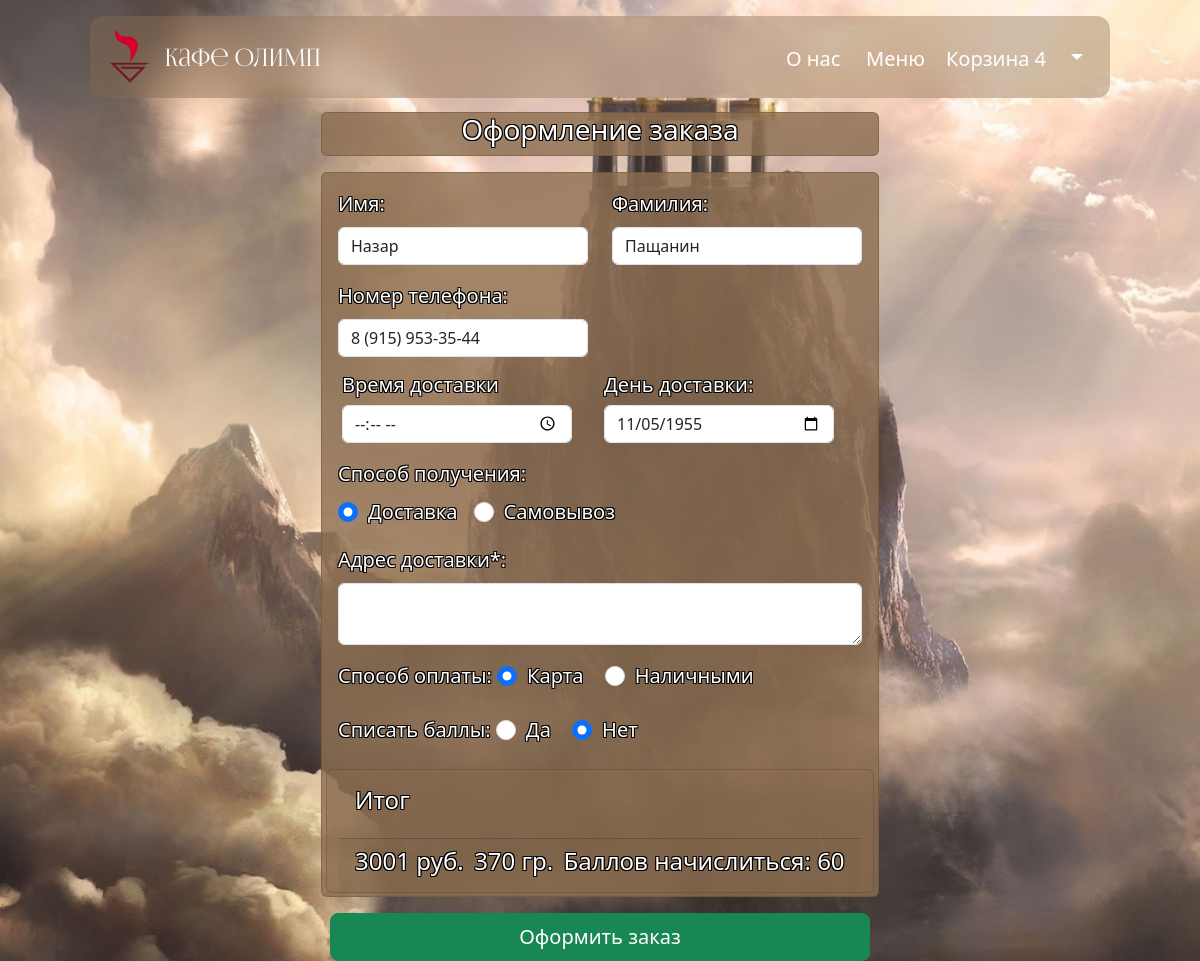
Before: /orders/create_order/ (signed in) with the older database file.
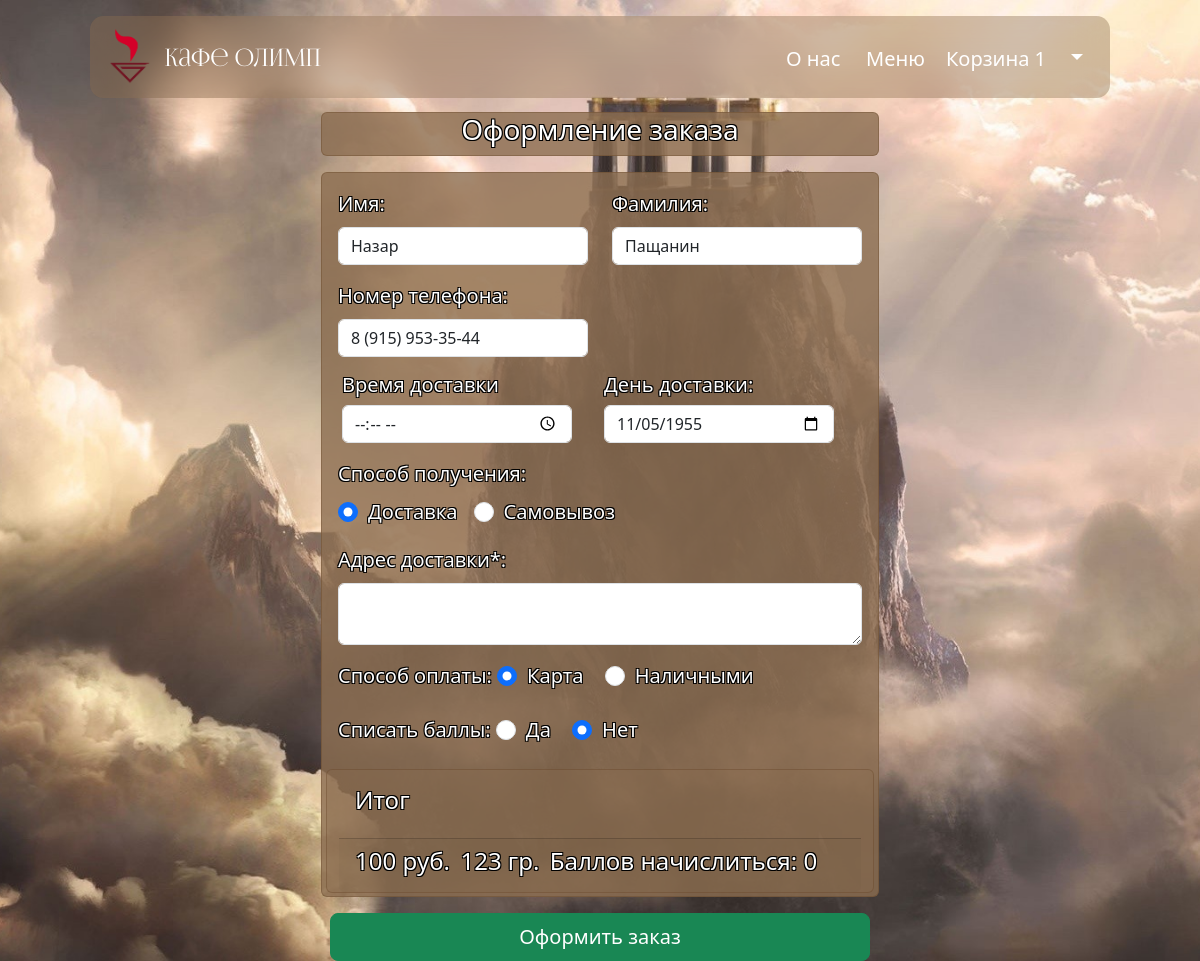
After: the same page with the newer database file.
### users/models.py (models this page shows)
class User(AbstractUser):
    phone_number = PhoneNumberField(blank=True, unique=True, verbose_name="Номер телефона")
    loyalty_program = models.PositiveIntegerField(verbose_name="Баллы программы лояльности", default=0)

### products/models.py (models this page shows, shortened)
class Basket(models.Model):
    user = models.ForeignKey(to=User, on_delete=models.CASCADE)
    product = models.ForeignKey(to=Product, on_delete=models.CASCADE)
    quantity = models.PositiveSmallIntegerField(default=0)
    created_timestamp = models.DateTimeField(auto_now_add=True)
    objects = BasketQuerySet.as_manager()
    def sum_price(self):
        sum_price = self.product.price * self.quantity
        return sum_price
    def sum_weight(self):
        return self.product.weight * self.quantity

class Product(models.Model):
    name = models.CharField(max_length=256, verbose_name="Название")
    slug = models.SlugField(max_length=200, unique=True, blank=True, null=True, verbose_name='URL')
    description = models.TextField()
    price = models.DecimalField(max_digits=8, decimal_places=0, verbose_name="Цена")  # знаки после запятой и количество цифр в цене
    weight = models.DecimalField(max_digits=8, decimal_places=0, verbose_name="Вес")  # знаки после запятой и количество цифр в весе
    on_or_off = models.BooleanField(default=True, verbose_name="Продаётся")
    image = models.ImageField(upload_to='products_images')
    category = models.ForeignKey(to=ProductCategory, on_delete=models.PROTECT, verbose_name="Категория")
    class Meta:
        db_table = 'product'
        verbose_name = 'Продукт'
        verbose_name_plural = 'Продукты'
        ordering = ("id",)

### orders/views.py (the view)
# urls.py: path('create_order/', views.create_order, name='create_order'),
@login_required
def create_order(request):
    if request.method == 'POST':
        form = CreateOrderForm(data=request.POST)
        if form.is_valid():
            print(form.errors)
            try:
                with (((transaction.atomic()))):
                    user = request.user
                    basket_items = Basket.objects.filter(user=user)
                    if basket_items.exists():
                        order = Order.objects.create(
                            user=user,
                            phone_number=form.cleaned_data['phone_number'],
                            requires_delivery=form.cleaned_data['requires_delivery'],
                            delivery_address=form.cleaned_data['delivery_address'],
                            payment_on_get=form.cleaned_data['payment_on_get'],
                            deduct_points=form.cleaned_data['deduct_points'],
                            delivery_datetime=datetime.combine(form.cleaned_data['delivery_date'],
                                                               form.cleaned_data['delivery_time'])
                        )
                        for basket_item in basket_items:
                            product = basket_item.product
                            name = basket_item.product.name
                            price = basket_item.product.sell_price()
                            quantity = basket_item.quantity
                            weight = basket_item.product.weight
                            OrderItem.objects.create(
                                order=order,
                                product=product,
                                name=name,
                                price=price,
                                quantity=quantity,
                                weight=weight,
                            )
                            product.save()
                        if int(order.deduct_points) == 0:
                            order.total_cost = basket_total_sum_price(user)
                            order.save()
                        elif int(order.deduct_points) == 1:
                            order.total_cost = basket_total_sum_price2(user)
                            order.save()
                        baskets = Basket.objects.filter(user=user)
                        point = User.objects.get(id=user.id)
                        summing = BasketQuerySet.total_sum_price(baskets)
                        points = viewing_points(user)
                        if int(order.deduct_points) == 0:
                            point.loyalty_program = points
                        elif int(order.deduct_points) == 1:
                            if summing >= points:
                                point.loyalty_program = 0
                            elif summing < points:
                                point.loyalty_program = points - summing
                        point.save()
                        if order.payment_on_get == '0':
                            k = [i.product.name for i in basket_items]
                            text = ''
                            for i in range(len(k)):
                                text += str(k[i]) + ', '
                            text = text[:-2]
                            description = ' Номер заказа: ' + str(order.id) + ';' + ' Время доставки: ' + str(
                                order.delivery_datetime) + ';' + ' Список покупок: ' + text
                            urls = generate_payment_link(merchant_login=str('Cafe-Olimp'),
                                                         merchant_password_1=str('VKH6zCyE5mFL5iv5f8QV'),
                                                         cost=decimal.Decimal(order.total_cost),
                                                         number=int(order.id),
                                                         description=description)
                            try:
                                return redirect(urls)
                            finally:
                                basket_items.delete()
                        else:
                            basket_items.delete()
                            messages.success(request, 'Заказ оформлен!')
                            return redirect('users:history_of_orders')
            except ValidationError as e:
                messages.success(request, str(e))
                return redirect('basket:order')
        else:
            print(form.errors)
            print()
            print(form.non_field_errors)
    else:
        initial = {
            'first_name': request.user.first_name,
            'last_name': request.user.last_name,
            'phone_number': request.user.phone_number
        }
        form = CreateOrderForm(initial=initial)
    context = {
        'title': 'Оформление заказа',
        'form': form,
        'orders': True,
    }
    return render(request, 'orders/create_order.html', context=context)

### orders/forms.py
class CreateOrderForm(forms.Form):
    first_name = forms.CharField()
    last_name = forms.CharField()
    delivery_time = forms.TimeField()
    delivery_date = forms.DateField()
    phone_number = forms.CharField()
    requires_delivery = forms.ChoiceField(
        choices=[
            ("0", False),
            ("1", True),
        ],
    )
    delivery_address = forms.CharField(required=False)
    payment_on_get = forms.ChoiceField(
        choices=[
            ("0", 'False'),
            ("1", 'True'),
        ],
    )
    deduct_points = forms.ChoiceField(
        choices=[
            ("0", 'False'),
            ("1", 'True'),
        ],
    )

### orders/templatetags/order_dop.py (called while the page is built)
@register.simple_tag()
def basket_total_sum_price(user):
    baskets = Basket.objects.filter(user=user)
    summing = BasketQuerySet.total_sum_price(baskets)
    return decimal.Decimal(summing)

@register.simple_tag()
def basket_total_sum_weight(user):
    baskets = Basket.objects.filter(user=user)
    return BasketQuerySet.total_sum_weight(baskets)

@register.simple_tag()
def accrual_of_points1(user):
    return accrual_of_points(user, basket_total_sum_price(user))

### orders/templates/orders/create_order.html (shortened to what the changed rows need)
<!DOCTYPE html>
<html lang="ru">
{% extends 'products/base.html' %}
{% load static %}
{% block css %}
<link rel="stylesheet" href="{% static '/css/create_order.css' %}">
{% endblock %}
{% block content %}
<head>
</head>
<form action="{% url 'orders:create_order' %}" method="post">
    <div class="container">
        <div class="card col-md-6 col-xl-6">
            <div class="card-body">
                    <div class="row">
                        <div class="col-md-6 mb-3">
                            <label for="id_first_name" class="form-label">Имя:</label>
                            <input type="text" class="form-control" id="id_first_name"
                                value="{% if form.first_name.value %}{{ form.first_name.value }}{% endif %}"
                                name="first_name" required readonly>
                        </div>
                        <div class="col-md-6">
                            <label for="id_last_name" class="form-label">Фамилия:</label>
                            <input type="text" class="form-control" id="id_last_name" name="last_name"
                            value="{% if form.last_name.value %}{{ form.last_name.value }}{% endif %}"
                            required readonly>
                        </div>
                        <div class="col-md-6">
                            <label for="id_phone_number" class="form-label">Номер телефона:</label>
                            <input type="text" class="form-control" id="id_phone_number" name="phone_number"
                                value="{% if form.phone_number.value %}{{ form.phone_number.value }}{% endif %}"
                                required readonly>
                        </div>
                        <div class="card" id="card_7">
                            <div class="card-footer d-flex flex-row" id="order_price_and_points">
                                        {% include "orders/price_weight_points_not.html" %}
                            </div>
                        </div>
                    </div>
            </div>
        </div>
    </div>
</form>
{% endblock  %}

### products/templates/products/base.html (shortened to what this page needs)
<!DOCTYPE html>
<html lang="ru">
{% load static %}
{% load basket_tags %}
<head>
    <link href="{% static '/bootstrap/css/bootstrap.min.css' %}" rel="stylesheet">
    <link rel="stylesheet" href="{% static '/css/base.css' %}">
    {% block css %} {% endblock %}
</head>
<body>
<nav class="navbar navbar-expand-lg navbar-dark bg-transparent fixed-top border-bottom-dark">
    <div class="container">
        <a class="navbar-brand " href="{% url 'index' %}" style="font-family:FoglihtenNo06" id="logotype">
            <img src="/static/img/Logo_p.png" alt="logotip" height="56px" width="56px"/> Кафе Олимп</a>
        <div class="collapse navbar-collapse" id="navbarSupportedContent">
            <ul class="navbar-nav ms-auto">
                <li class="nav-item" id="button_1">
                    <a class="nav-link active" href="{% url 'we' %}">
                        О нас
                    </a>
                </li>
                <li class="nav-item" id="button_2">
                    <a class="nav-link active" href="{% url 'products:index' %}">
                        Меню
                    </a>
                </li>
                {% if user.is_authenticated %}
                <li class="nav-item" id="button_3">
                    <a class="nav-link active" href="{% url 'basket' %}">
                        Корзина
                        <span id="goods-in-basket-count">{% basket_quantity user=request.user %}</span>
                    </a>
                </li>
                <li class="nav-item  dropdown" id="button_4">
                    <a class="nav-link active dropdown-toggle" href="#" id="navbarDropdown" role="button"
                       data-bs-toggle="dropdown" aria-expanded="false">
                    </a>
                </li>
                {% else %}
                <li class="nav-item">
                    <a class="nav-link active" href="{% url 'users:login' %}" id="button_10">Войти <i class="fas fa-sign-in-alt"></i></a>
                </li>
                {% endif %}
            </ul>
        </div>
    </div>
</nav>
{% block content %} {% endblock %}
</body>
</html>

### orders/templates/orders/price_weight_points_not.html (shortened to what this page needs)
{% load order_dop %}
<head>
</head>
    <h4 class="float-right">{% basket_total_sum_price user=request.user %} руб.</h4>
    <a>&nbsp;</a>
    <a>&nbsp;</a>
    <h4 class="float-right">{% basket_total_sum_weight user=request.user %} гр.</h4>
    <a>&nbsp;</a>
    <a>&nbsp;</a>
    <h4 class="float-right"> Баллов начислиться: {% accrual_of_points1 user=request.user %}</h4>

Changed rows visible on the page:
changed through a linked row, User "Назар": id.quantity "4" → "1"; id.quantity "3001" → "100"; id.quantity "370" → "123"; id.quantity "60" → "0"
